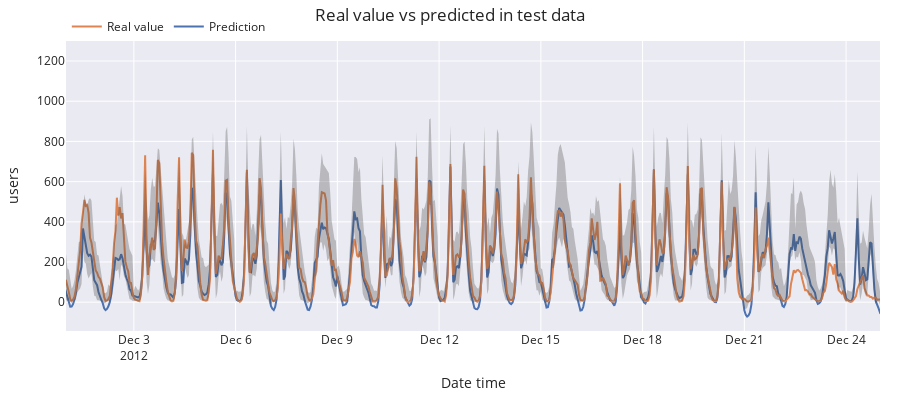

Notebook source saved alongside this figure:
### Code cell
# Plot prediction intervals vs real value
# ==============================================================================
fig = go.Figure([
    go.Scatter(
        name='Prediction',
        x=predictions.index,
        y=predictions['pred'],
        mode='lines',
    ),
    go.Scatter(
        name='Real value',
        x=data_test.index,
        y=data_test['users'],
        mode='lines',
    ),
    go.Scatter(
        name='Upper Bound',
        x=predictions.index,
        y=predictions['upper_bound'],
        mode='lines',
        marker=dict(color="#444"),
        line=dict(width=0),
        showlegend=False
    ),
    go.Scatter(
        name='Lower Bound',
        x=predictions.index,
        y=predictions['lower_bound'],
        marker=dict(color="#444"),
        line=dict(width=0),
        mode='lines',
        fillcolor='rgba(68, 68, 68, 0.3)',
        fill='tonexty',
        showlegend=False
    )
])
fig.update_layout(
    title="Real value vs predicted in test data",
    xaxis_title="Date time",
    yaxis_title="users",
    width=900,
    height=400,
    margin=dict(l=20, r=20, t=35, b=20),
    hovermode="x",
    xaxis=dict(range=['2012-12-01', '2012-12-25']), # Initial zoom
    legend=dict(
        orientation="h",
        yanchor="top",
        y=1.1,
        xanchor="left",
        x=0.001
    )
)
fig.show()

### Figure 1 — Plotly figure (JSON) as saved in the notebook; plotly's stock layout.template omitted (floating-point values rounded to 4 significant figures; data arrays with more than 128 entries replaced by an {"elided": "..."} marker saying what was removed)
{"data": [{"mode": "lines", "name": "Prediction", "type": "scatter", "x": {"elided": "2184 str values"}, "y": {"elided": "2184 float values"}}, {"mode": "lines", "name": "Real value", "type": "scatter", "x": {"elided": "2184 str values"}, "y": {"elided": "2184 int values"}}, {"line": {"width": 0}, "marker": {"color": "#444"}, "mode": "lines", "name": "Upper Bound", "showlegend": false, "type": "scatter", "x": {"elided": "2184 str values"}, "y": {"elided": "2184 float values"}}, {"fill": "tonexty", "fillcolor": "rgba(68, 68, 68, 0.3)", "line": {"width": 0}, "marker": {"color": "#444"}, "mode": "lines", "name": "Lower Bound", "showlegend": false, "type": "scatter", "x": {"elided": "2184 str values"}, "y": {"elided": "2184 float values"}}], "layout": {"height": 400, "hovermode": "x", "legend": {"orientation": "h", "x": 0.001, "xanchor": "left", "y": 1.1, "yanchor": "top"}, "margin": {"b": 20, "l": 20, "r": 20, "t": 35}, "title": {"text": "Real value vs predicted in test data"}, "width": 900, "xaxis": {"range": ["2012-12-01", "2012-12-25"], "title": {"text": "Date time"}}, "yaxis": {"title": {"text": "users"}}}}
